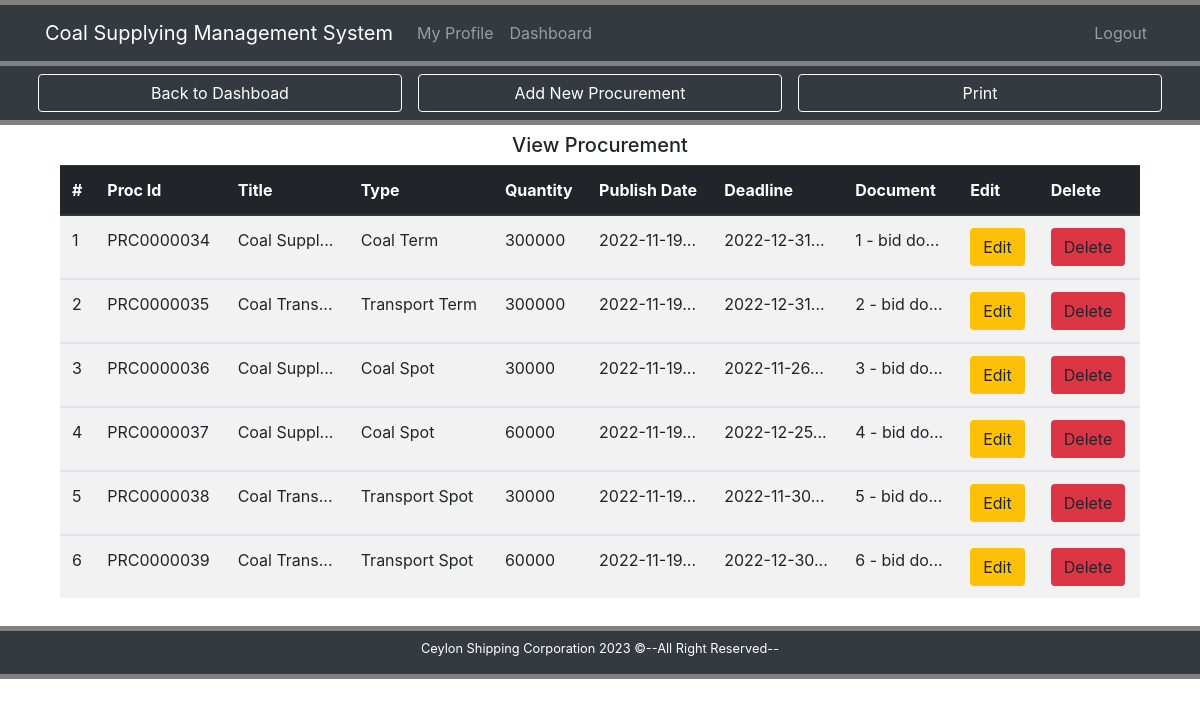
Screenshot of /viewProc.php with the database file from the repository.
### tables this page shows
CREATE TABLE `procurement` (
  `id` int(10) NOT NULL,
  `procId` varchar(10) NOT NULL,
  `title` varchar(50) NOT NULL,
  `author` varchar(50) NOT NULL,
  `type` varchar(50) NOT NULL,
  `qty` int(20) NOT NULL,
  `datetime` varchar(50) NOT NULL,
  `document` varchar(50) NOT NULL,
  `deadline` varchar(50) NOT NULL
);

### viewProc.php (the view, shortened to what this page needs)
<!DOCTYPE html>
<html lang="en">
<head>
	<link rel="stylesheet" href="css/bootstrap.css">
	<link rel="stylesheet" href="css/style.css">
</head>
<body>
	<div style="height:5px; background: gray;"></div>
	<nav class="navbar navbar-expand-lg bg-dark navbar-dark">
		<div class="container">
			<a href="#" class="navbar-brand">Coal Supplying Management System</a>
			<div class="collapse navbar-collapse" id="navbarcollapse">
			<ul class="navbar-nav mr-auto">
				<li class="nav-item">
					<a href="#" class="nav-link">My Profile</a>
				</li>
				<li class="nav-item">
					<a href="dashPManager.php" class="nav-link">Dashboard</a>
				</li>
			</ul>
			<ul class="navbar-nav">
				<li class="nav-item">
					<a href="login.php" class="nav-link">Logout</a>
				</li>
			</ul>
			</div>
		</div>
	</nav>
	<div style="height:5px; background: gray;"></div>
	<header class="text-white bg-dark">
		<div class="container">
			<div class="row">
				<div class="col-lg-4 p-2">
					<a href="dashPManager.php" class="btn btn-dark btn-block" style="border-color:white;">Back to Dashboad</a>
				</div>
				<div class="col-lg-4 p-2">
					<a href="addProc.php" class="btn btn-dark btn-block" style="border-color:white;">Add New Procurement</a>
				</div>
				<div class="col-lg-4 p-2">
					<form class="" action="viewProc.php" method="Post" enctype="multipart/form-data">
						<button type="print" style="border-color:white;" name="print" id="print" class="btn btn-dark btn-block">Print</button>
					</form>
				</div>
			</div>
		</div>
	</header>
	<div style="height:5px; background: gray;"></div>
	<section class="container py-2 mb-1">
		<div class="row">
			<div class="col-lg-12">
			<div class="row">
				<div class="col-md-12">
					<h5 class="text-center">View Procurement</h5>
				</div>
			</div>
			<div class="col-lg-12">
				<table class="table table-striped table-hover">
					<thead class="thead-dark">
					<tr>
						<th>#</th>
						<th>Proc Id</th>
						<th>Title</th>
						<th>Type</th>
						<th>Quantity
						<th>Publish Date</th>
						<th>Deadline</th>
						<th>Document</th>
						<th>Edit</th>
						<th>Delete</th>
					</tr>
					</thead>
					<?php
					global $ConnectingDB;
					$sql = "SELECT * FROM procurement";
					$stmt = $ConnectingDB->query($sql);
					$sr=0;
					while ($dataRaws = $stmt->fetch()) {
						$id = $dataRaws["id"];
						$procId = $dataRaws["procId"];
						$title = $dataRaws["title"];
						$type = $dataRaws["type"];
						$qty = $dataRaws["qty"];
						$datetime = $dataRaws["datetime"];
						$deadline = $dataRaws["deadline"];
						$document = $dataRaws["document"];
						$sr++;
					?>
					<tbody>
					<tr>
						<td><?php echo $sr; ?></td>
						<td><?php echo $procId; ?></td>
						<td><?php if (strlen($title)>15){$title = substr($title,0,10).'...';}
						 	echo $title; ?></td>
						<td><?php echo $type; ?></td>
						<td><?php echo $qty; ?></td>
						<td><?php if (strlen($datetime)>15){$datetime = substr($datetime,0,10).'...';}
						 	echo $datetime; ?></td>
						<td><?php if (strlen($deadline)>15){$deadline = substr($deadline,0,10).'...';}
						 	echo $deadline; ?></td>
						<td><?php if (strlen($document)>15){$document = substr($document,0,10).'...';}
						 	echo $document; ?></td>
						<td><a href="editProc.php?id=<?php echo $id;?>"><span class="btn bg-warning">Edit</span></a></td>
						<td><a href="deleteProc.php?id=<?php echo $id;?>"><span class="btn bg-danger">Delete</span></a></td>
					</tr>
					<tbody>
					<?php } ?>
				</table>
			</div>
		</div>
	</section>
	<div style="height:5px; background: gray;"></div>
	<footer class="bg-dark text-white">
		<div class="container">
			<div class="row pt-2">
				<div class="col">
					<p class="lead text-center small">Ceylon Shipping Corporation <span id="year"></span> &copy;--All Right Reserved--</p>
				</div>
			</div>
		</div>
	</footer>
	<div style="height:5px; background: gray;"></div>
</body>
</html>

### rows the page displays
procurement: procId "PRC0000034", title "Coal Suppl...", type "Coal Term", qty "300000", datetime "2022-11-19...", deadline "2022-12-31...", document "1 - bid do..."
procurement: procId "PRC0000035", title "Coal Trans...", type "Transport Term", qty "300000", datetime "2022-11-19...", deadline "2022-12-31...", document "2 - bid do..."
procurement: procId "PRC0000036", title "Coal Suppl...", type "Coal Spot", qty "30000", datetime "2022-11-19...", deadline "2022-11-26...", document "3 - bid do..."
procurement: procId "PRC0000037", title "Coal Suppl...", type "Coal Spot", qty "60000", datetime "2022-11-19...", deadline "2022-12-25...", document "4 - bid do..."
procurement: procId "PRC0000038", title "Coal Trans...", type "Transport Spot", qty "30000", datetime "2022-11-19...", deadline "2022-11-30...", document "5 - bid do..."
procurement: procId "PRC0000039", title "Coal Trans...", type "Transport Spot", qty "60000", datetime "2022-11-19...", deadline "2022-12-30...", document "6 - bid do..."
